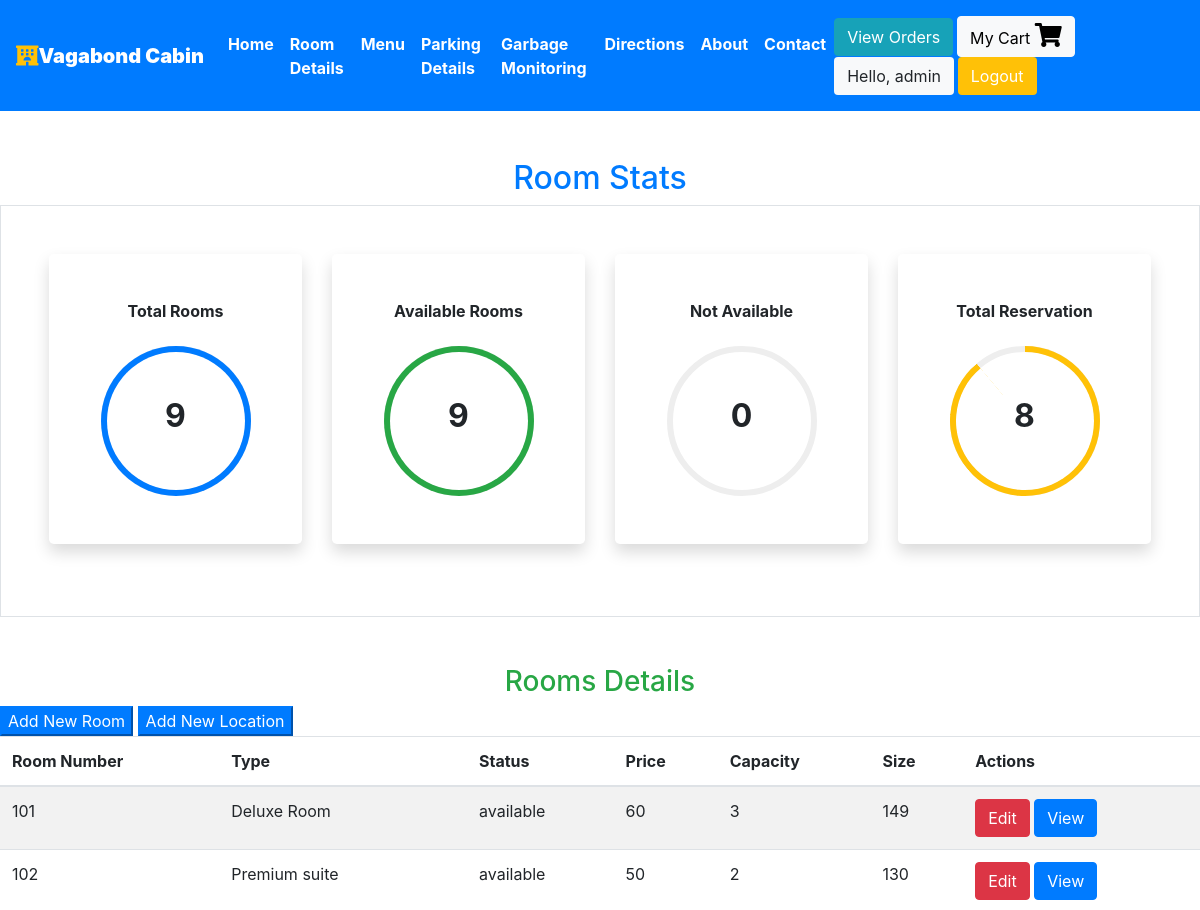
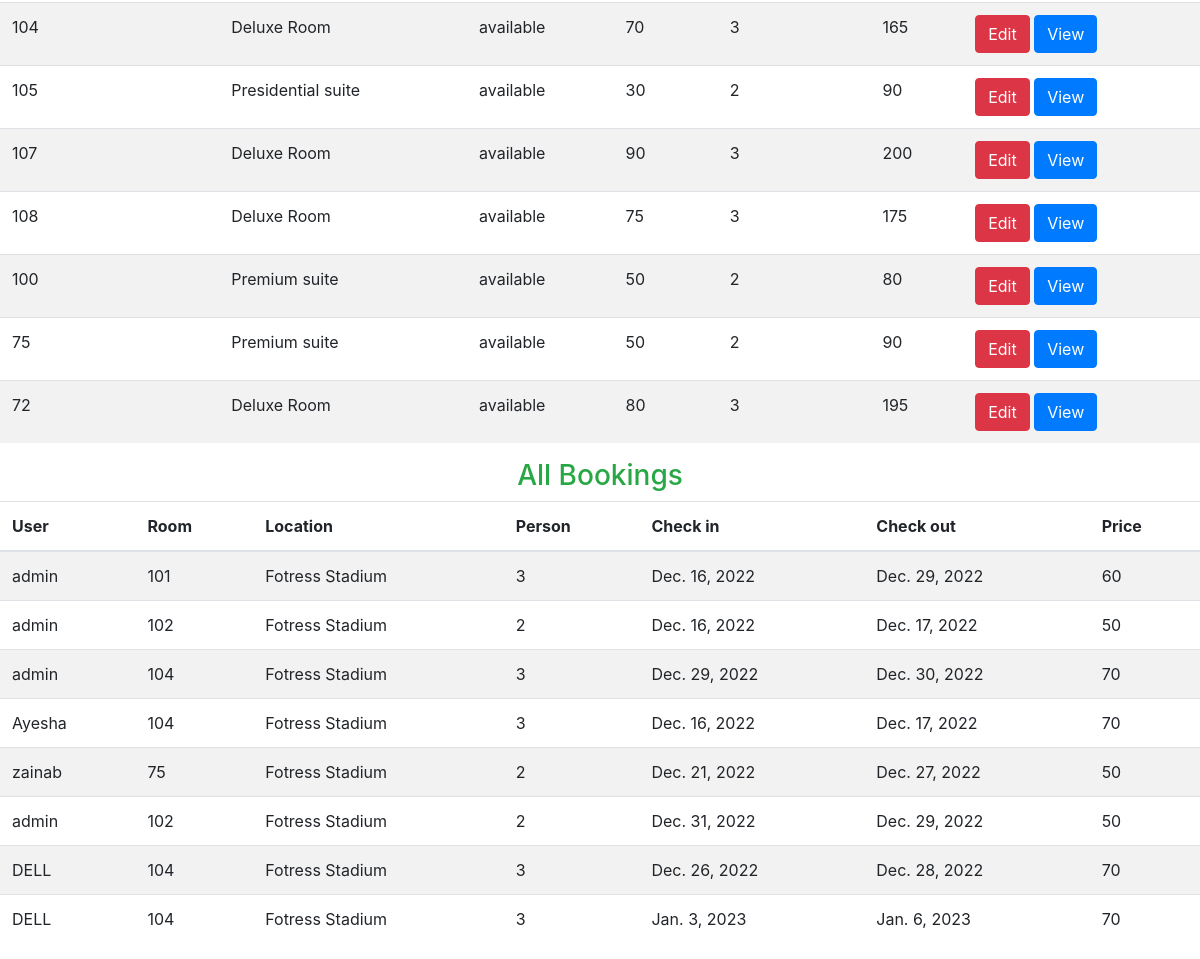
The page /staff/panel (signed in) on the database its author committed (2 pictures, top to bottom).
### booking/models.py (models this page shows, shortened)
class Rooms(models.Model):
    ROOM_STATUS = (
    ("1", "available"),
    ("2", "not available"),
    )
    ROOM_TYPE = (
    ("1", "Premium suite"),
    ("2", "Deluxe Room"),
    ("3","Presidential suite"),
    )
    room_type = models.CharField(max_length=50,choices = ROOM_TYPE)
    capacity = models.IntegerField()
    price = models.IntegerField()
    size = models.IntegerField()
    hotel = models.ForeignKey(Hotels, on_delete = models.CASCADE)
    status = models.CharField(choices =ROOM_STATUS,max_length = 15)
    roomnumber = models.IntegerField()

class Reservation(models.Model):
    check_in = models.DateField(auto_now =False)
    check_out = models.DateField()
    room = models.ForeignKey(Rooms, on_delete = models.CASCADE)
    guest = models.ForeignKey(User, on_delete= models.CASCADE)
    booking_id = models.CharField(max_length=100,default="null")

class Hotels(models.Model):
    name = models.CharField(max_length=30,default="booking")
    owner = models.CharField(max_length=20)
    location = models.CharField(max_length=50)
    state = models.CharField(max_length=50,default="lahore")
    country = models.CharField(max_length=50,default="Pakistan")

### booking/views.py (the view)
# urls.py: path('staff/panel', views.panel, name="staffpanel"),
@login_required(login_url='/staff')
def panel(request):
    if request.user.is_staff == False:
        return HttpResponse('Access Denied')
    rooms = Rooms.objects.all()
    total_rooms = len(rooms)
    available_rooms = len(Rooms.objects.all().filter(status='1'))
    unavailable_rooms = len(Rooms.objects.all().filter(status='2'))
    reserved = len(Reservation.objects.all())
    hotel = Hotels.objects.values_list('location','id').distinct().order_by()
    bookings = Reservation.objects.all()
    if not bookings:
        messages.warning(request, "No Bookings Found")
    response = render(request,'staff/panel.html',{'location':hotel,'reserved':reserved,'rooms':rooms,'total_rooms':total_rooms,'available':available_rooms,'unavailable':unavailable_rooms,'bookings': bookings})
    return HttpResponse(response)

### booking/templatetags/app_tags.py (called while the page is built)
@register.filter
def percentage(value1,value2=100):
    return int(value1)/int(value2)*100

### templates/staff/panel.html (shortened to what this page needs)
{% extends 'basic.html' %} {% block title %} staff panel {% endblock title %}  {% block body %}
<section class="my-5 ">
    {%load app_tags%}
    <h2 class="text-center text-primary">Room Stats</h2>
    <div class="container-fluid px-5 py-5 border">
        <div class="row">
            <div class="col-xl-3 col-lg-6 col-sm-12 mb-4 ">
                <div class="bg-white rounded-lg p-5 shadow">
                    <h2 class="h6 font-weight-bold text-center mb-4">Total Rooms</h2>
                    <div class="progress mx-auto" data-value={{ total_rooms|percentage:total_rooms}}>
                        <span class="progress-left">
                                    <span class="progress-bar border-primary"></span>
                        </span>
                        <span class="progress-right">
                                    <span class="progress-bar border-primary"></span>
                        </span>
                        <div class="progress-value w-100 h-100 rounded-circle d-flex align-items-center justify-content-center">
                            <div class="h2 font-weight-bold">{{ total_rooms}}</div>
                        </div>
                    </div>
                </div>
            </div>
            <div class="col-xl-3 col-lg-6 col-sm-12 mb-4">
                <div class="bg-white rounded-lg p-5 shadow">
                    <h2 class="h6 font-weight-bold text-center mb-4">Available Rooms</h2>
                    <div class="progress mx-auto" data-value={{ available|percentage:total_rooms}}>
                        <span class="progress-left">
                                    <span class="progress-bar border-success"></span>
                        </span>
                        <span class="progress-right">
                                    <span class="progress-bar border-success"></span>
                        </span>
                        <div class="progress-value w-100 h-100 rounded-circle d-flex align-items-center justify-content-center">
                            <div class="h2 font-weight-bold">{{ available}}</div>
                        </div>
                    </div>
                </div>
            </div>
            <div class="col-xl-3 col-lg-6 col-sm-12 mb-4">
                <div class="bg-white rounded-lg p-5 shadow">
                    <h2 class="h6 font-weight-bold text-center mb-4">Not Available</h2>
                    <div class="progress mx-auto" data-value={{ unavailable|percentage:total_rooms}}>
                        <span class="progress-left">
                        </span>
                        <span class="progress-right">
                        </span>
                        <div class="progress-value w-100 h-100 rounded-circle d-flex align-items-center justify-content-center">
                            <div class="h2 font-weight-bold">{{ unavailable}}</div>
                        </div>
                    </div>
                </div>
            </div>
            <div class="col-xl-3 col-lg-6 col-sm-12 mb-4">
                <div class="bg-white rounded-lg p-5 shadow">
                    <h2 class="h6 font-weight-bold text-center mb-4">Total Reservation</h2>
                    <div class="progress mx-auto" data-value={{reserved |percentage:total_rooms}}>
                        <span class="progress-left">
                                    <span class="progress-bar border-warning"></span>
                        </span>
                        <span class="progress-right">
                                    <span class="progress-bar border-warning"></span>
                        </span>
                        <div class="progress-value w-100 h-100 rounded-circle d-flex align-items-center justify-content-center">
                            <div class="h2 font-weight-bold">{{reserved}}</div>
                        </div>
                    </div>
                </div>
            </div>
        </div>
    </div>
</section>
<h3 class="text-center  text-success">Rooms Details </h3>
<Button class="btn-group btn-primary" data-toggle="modal" data-target="#newroom">Add New Room</Button>
<Button class="btn-group btn-primary " data-toggle="modal" data-target="#newlocation">Add New Location</Button>
<table class="table table-striped  ">
    <thead>
        <th>Room Number</th>
        <th>Type</th>
        <th>Status</th>
        <th>Price</th>
        <th>Capacity</th>
        <th>Size</th>
        <th colspan="2">Actions</th>
    </thead>
    {% if rooms %} {% for each_room in rooms %}
    <tr>
        <td>{{each_room.roomnumber}}</td>
        <td>{{each_room.get_room_type_display}}</td>
        <td>{{each_room.get_status_display}}</td>
        <td>{{each_room.price}}</td>
        <td>{{each_room.capacity}}</td>
        <td>{{each_room.size}}</td>
        <td colspan="2">
            <a href="/staff/panel/edit-room?roomid={{each_room.id}}"><Button class="btn btn-danger">Edit</Button></a>
            <a href="/staff/panel/view-room?roomid={{each_room.id}}"><Button class="btn btn-primary">View</Button></a>
        </td>
    </tr>
    {% endfor %} {% endif %}
</table>
<h3 class="text-center  text-success">All Bookings </h3>
<table class="table table-striped">
    <thead>
        <th>User</th>
        <th>Room</th>
        <th>Location</th>
        <th>Person</th>
        <th>Check in</th>
        <th>Check out</th>
        <th>Price</th>
    </thead>
    {% for each_booking in bookings %}
    <tr>
        <td>{{each_booking.guest.username}}</td>
        <td>{{each_booking.room.roomnumber}}</td>
        <td>{{each_booking.room.hotel.location}}</td>
        <td>{{each_booking.room.capacity}}</td>
        <td>{{each_booking.check_in}}</td>
        <td>{{each_booking.check_out}}</td>
        <td>{{each_booking.room.price}}</td>
    </tr>
    {% endfor %}
</table>
{% endblock body %}

### templates/basic.html (shortened to what this page needs)
{% load static %}
<!DOCTYPE html>
<!DOCTYPE html>
<html lang="en">
<head>
    <link rel="stylesheet" href="https://use.fontawesome.com/releases/v5.7.0/css/all.css">
    <link rel="stylesheet" href="{% static 'bootstrap/bootstrap.css' %}">
    <link rel="stylesheet" href="https://maxcdn.bootstrapcdn.com/bootstrap/4.5.0/css/bootstrap.min.css" >
    <link href="https://cdnjs.cloudflare.com/ajax/libs/toastr.js/latest/toastr.min.css" rel="stylesheet"/>
     {% load static %}
    <link rel="stylesheet" href="{% static 'orders/main.js' %}">
</head>
<body style="dbackground-image: url('https://source.unsplash.com/random');height: 100%;">
    <div class="container-fluid px-0">
        <nav class="navbar navbar-expand-lg navbar-dark bg-primary font-weight-bold">
            <a class="navbar-brand text-bold bg-black " href="/"><i class="fas fa-hotel text-warning"></i><b>Vagabond Cabin</b></a>
            <div class="collapse navbar-collapse " id="navbarSupportedContent">
                <ul class="navbar-nav mr-auto ">
                    <li class="nav-item active">
                        <a class="nav-link text-bold " href="/home"> Home</a>
                    </li>
                    {% if user.is_staff %}
                    <li class="nav-item active">
                        <a class="nav-link text-bold" href="/staff/panel">Room Details </a>
                    </li>
                    {% elif user.is_staff == False and user.is_authenticated %}
                    <li class="nav-item active">
                            <a class="nav-link text-bold" href="/user/bookings">Room Bookings </a>
                        </li>
                    {% endif %}
                    {%if user.is_authenticated %}
                    <li class="nav-item active">
                        <a class="nav-link text-bold" href="/order">Menu </a>
                    </li>
                    {% endif %}
                    {% if user.is_staff %}
                    <li class="nav-item active">
                        <a class="nav-link text-bold" href="/parking/reservations">Parking Details</a>
                    </li>
                    {% endif %}
                    {% if user.is_staff %}
                    <li class="nav-item active">
                        <a class="nav-link text-bold" href="/garbage/dashboard">Garbage Monitoring </a>
                    </li>
                    {% endif %}
                    <li class="nav-item active">
                        <a class="nav-link text-bold" href="/directions">Directions</a>
                    </li>
                     <li class="nav-item active">
                        <a class="nav-link text-bold" href="/about">About</a>
                    </li>
                    <li class="nav-item active">
                        <a class="nav-link text-bold" href="/contact">Contact </a>
                    </li>
                </ul>
                {% if user.is_authenticated %}
                    <span class="navbar-text">
                        <a href="/order/view-orders" class="btn btn-info">View Orders</a>
                        <a href="/order/cart" id="cart_button" class="btn btn-light" style="color:black;">My Cart <i
                            class="fa fa-shopping-cart" style="font-size:24px;"></i></a>
                        <button class="btn btn-group bg-light" data-toggle="modal" data-target="#forlogin">
                            Hello, {{request.user}}
                            </button>
                        <a href="/logout" class="btn btn-group bg-warning">Logout</a>
                        </span>
                {% endif %}
            </div>
        </nav>
    </div>
    {% block body %}
    {% endblock body %}
</body>
</html>

### templates/staff/panel.html (style rules this page uses)
.progress { width: 150px; height: 150px; background: none; position: relative; }
.progress::after { content: ""; width: 100%; height: 100%; border-radius: 50%; border: 6px solid #eee; position: absolute; top: 0; left: 0; }
.progress>span { width: 50%; height: 100%; overflow: hidden; position: absolute; top: 0; z-index: 1; }
.progress .progress-left { left: 0; }
.progress .progress-bar { width: 100%; height: 100%; background: none; border-width: 6px; border-style: solid; position: absolute; top: 0; }
.progress .progress-left .progress-bar { left: 100%; border-top-right-radius: 80px; border-bottom-right-radius: 80px; border-left: 0; -webkit-transform-origin: center left; transform-origin: center left; }
.progress .progress-right { right: 0; }
.progress .progress-right .progress-bar { left: -100%; border-top-left-radius: 80px; border-bottom-left-radius: 80px; border-right: 0; -webkit-transform-origin: center right; transform-origin: center right; }
.progress .progress-value { position: absolute; top: 0; left: 0; }
body { min-height: 100vh; }
.rounded-lg { border-radius: 1rem; }

### templates/basic.html (style rules this page uses)
a { text-decoration: none; }

### rows shown on the page
Rooms: roomnumber "101", room_type "Deluxe Room", status "available", price "60", capacity "3", size "149"
Rooms: roomnumber "102", room_type "Premium suite", status "available", price "50", capacity "2", size "130"
Rooms: roomnumber "104", room_type "Deluxe Room", status "available", price "70", capacity "3", size "165"
Rooms: roomnumber "105", room_type "Presidential suite", status "available", price "30", capacity "2", size "90"
Rooms: roomnumber "107", room_type "Deluxe Room", status "available", price "90", capacity "3", size "200"
Rooms: roomnumber "108", room_type "Deluxe Room", status "available", price "75", capacity "3", size "175"
Rooms: roomnumber "100", room_type "Premium suite", status "available", price "50", capacity "2", size "80"
Rooms: roomnumber "75", room_type "Premium suite", status "available", price "50", capacity "2", size "90"
Rooms: roomnumber "72", room_type "Deluxe Room", status "available", price "80", capacity "3", size "195"
Reservation: guest.username "admin", room.roomnumber "101", room.hotel.location "Fotress Stadium", room.capacity "3", check_in "Dec. 16, 2022", check_out "Dec. 29, 2022", room.price "60"
Reservation: guest.username "admin", room.roomnumber "102", room.hotel.location "Fotress Stadium", room.capacity "2", check_in "Dec. 16, 2022", check_out "Dec. 17, 2022", room.price "50"
Reservation: guest.username "admin", room.roomnumber "104", room.hotel.location "Fotress Stadium", room.capacity "3", check_in "Dec. 29, 2022", check_out "Dec. 30, 2022", room.price "70"
Reservation: guest.username "Ayesha", room.roomnumber "104", room.hotel.location "Fotress Stadium", room.capacity "3", check_in "Dec. 16, 2022", check_out "Dec. 17, 2022", room.price "70"
Reservation: guest.username "zainab", room.roomnumber "75", room.hotel.location "Fotress Stadium", room.capacity "2", check_in "Dec. 21, 2022", check_out "Dec. 27, 2022", room.price "50"
Reservation: guest.username "admin", room.roomnumber "102", room.hotel.location "Fotress Stadium", room.capacity "2", check_in "Dec. 31, 2022", check_out "Dec. 29, 2022", room.price "50"
Reservation: guest.username "DELL", room.roomnumber "104", room.hotel.location "Fotress Stadium", room.capacity "3", check_in "Dec. 26, 2022", check_out "Dec. 28, 2022", room.price "70"
Reservation: guest.username "DELL", room.roomnumber "104", room.hotel.location "Fotress Stadium", room.capacity "3", check_in "Jan. 3, 2023", check_out "Jan. 6, 2023", room.price "70"

### other values the page prints
{{ request.user }} "admin"
{{ total_rooms }} "9"
{{ available }} "9"
{{ unavailable }} "0"
{{ reserved }} "8"
